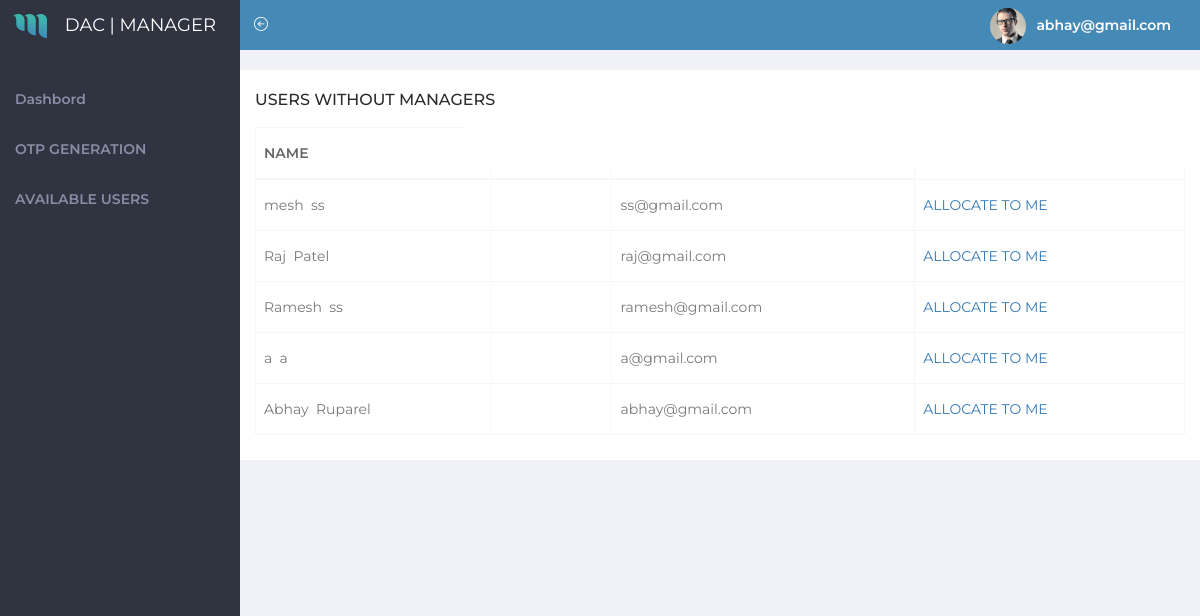
The app's page /manager/allocate_manager.php (signed in) with its own data.
### tables this page shows
CREATE TABLE `user` (
  `first_name` varchar(255) NOT NULL,
  `last_name` varchar(255) NOT NULL,
  `pincode` int(11) NOT NULL,
  `email` varchar(255) NOT NULL,
  `password` varchar(255) NOT NULL,
  `id` int(11) NOT NULL,
  `saltvalue` varchar(255) NOT NULL,
  `verified` int(11) NOT NULL,
  `manager_id_fk` int(11) DEFAULT NULL
);

### manager/allocate_manager.php (the view, shortened to what this page needs)
<?php
require('../config.php');
include('managerHeader.php');
?>
<br>
<div id="page-wrapper">
    <div class='row'>
        <div class='col-sm-12'>
            <div class='white-box'>
                <h3>USERS WITHOUT MANAGERS</h3>
                <div class='table-responsive'>
                    <table class='table table-bordered'>
                        <thead>
                            <tr>
                                <th>NAME</td>
                                <th>EMAIL</th>
                                <th>Action</th>
                            </tr>
                        </thead>
                        <tbody>
                            <?php
                            $stmt = $con->prepare("SELECT first_name, last_name, id, email FROM user where manager_id_fk is null");
                            $stmt->execute();
                            $stmt->store_result();
                            $stmt->bind_result($first_name, $last_name, $id, $email);
                            while ($stmt->fetch()) {
                                echo "
                                <tr>
                                    <td>$first_name&nbsp; $last_name<td>
                                    <td>$email</td>
                                    <td><a href='allocate_user.php?user_id=$id'> ALLOCATE TO ME </a></td>
                                </tr> ";
                            }
                            ?>
                </div>
            </div>
        </div>
    </div>
</div>
<?php
include('managerFooter.php');
?>

### manager/managerHeader.php (shortened to what this page needs)
<!DOCTYPE html>
<html lang="en">
    <head>
        <link href="../assets/bower_components/bootstrap/dist/css/bootstrap.min.css" rel="stylesheet">
        <link href="../assets/bower_components/metisMenu/dist/metisMenu.min.css" rel="stylesheet">
        <link href="../assets/bower_components/chartist-js/dist/chartist.min.css" rel="stylesheet">
        <link href="../assets/bower_components/chartist-js/dist/chartist-init.css" rel="stylesheet">
        <link href="../assets/bower_components/chartist-plugin-tooltip-master/dist/chartist-plugin-tooltip.css"
            rel="stylesheet">
        <link href="../assets/bower_components/vectormap/jquery-jvectormap-2.0.2.css" rel="stylesheet">
        <link href="css/style.css" rel="stylesheet">
    </head>
    <body>
        <div id="wrapper">
            <nav class="navbar navbar-default navbar-static-top" style="margin-bottom: 0">
                <div class="navbar-header">
                    <div class="top-left-part">
                        <a class="logo" href="index.php"><b><img src="../assets/images/maple-icon.png"
                                    alt="Home"></b><span class="hidden-xs">
                                <font>DAC | Manager</font>
                            </span></a>
                    </div>
                    <ul class="nav navbar-top-links navbar-left">
                        <li><a href="javascript:void(0)" class="open-close hidden-xs waves-effect waves-light"><i
                                    class="icon-arrow-left-circle ti-menu"></i></a></li>
                    </ul>
                    <ul class="nav navbar-top-links navbar-right pull-right">
                        <li class="dropdown">
                            <a class="dropdown-toggle profile-pic" data-toggle="dropdown" href="#"> <img
                                    src="../assets/images/users/hritik.jpg" alt="user-img" width="36"
                                    class="img-circle"><b
                                    class="hidden-xs"><b><?php echo htmlspecialchars($_SESSION["username"]); ?></b></b>
                            </a>
                        </li>
                    </ul>
                </div>
            </nav>
            <div class="navbar-default sidebar nicescroll" role="navigation">
                <div class="sidebar-nav navbar-collapse ">
                    <ul class="nav" id="side-menu">
                        <li class="nav-small-cap">
                        </li>
                        <li class="active">
                            <a href="managerDashboard.php" class="waves-effect"><b>Dashbord</b></a>
                        </li>
                        <li>
                            <a href="assetsl/404.HTML" class="waves-effect"><b>OTP GENERATION</b></a>
                        </li>
                        <li>
                            <a href="allocate_manager.php" class="waves-effect"><b>AVAILABLE USERS</b></a>
                        </li>
                    </ul>
                </div>
            </div>

### manager/managerFooter.php (shortened to what this page needs)
<footer class="footer text-center"></footer>
</div>
</body>
</html>

### records on screen
user: first_name "mesh", last_name "ss", email "ss@gmail.com"
user: first_name "Raj", last_name "Patel", email "raj@gmail.com"
user: first_name "Ramesh", last_name "ss", email "ramesh@gmail.com"
user: first_name "a", last_name "a", email "a@gmail.com"
user: first_name "Abhay", last_name "Ruparel", email "abhay@gmail.com"

### other values on screen
$_SESSION["username"] "abhay@gmail.com"
